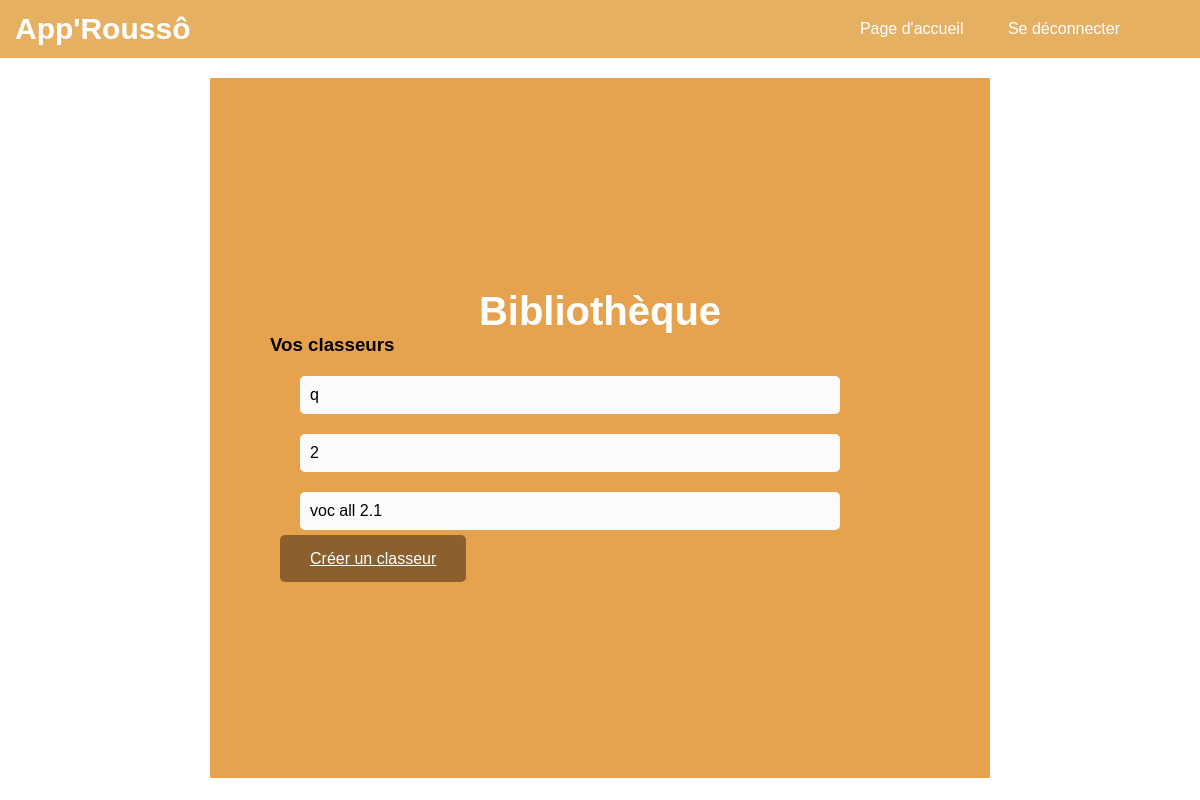
Before: /classeurs/ (signed in) with the older database file.
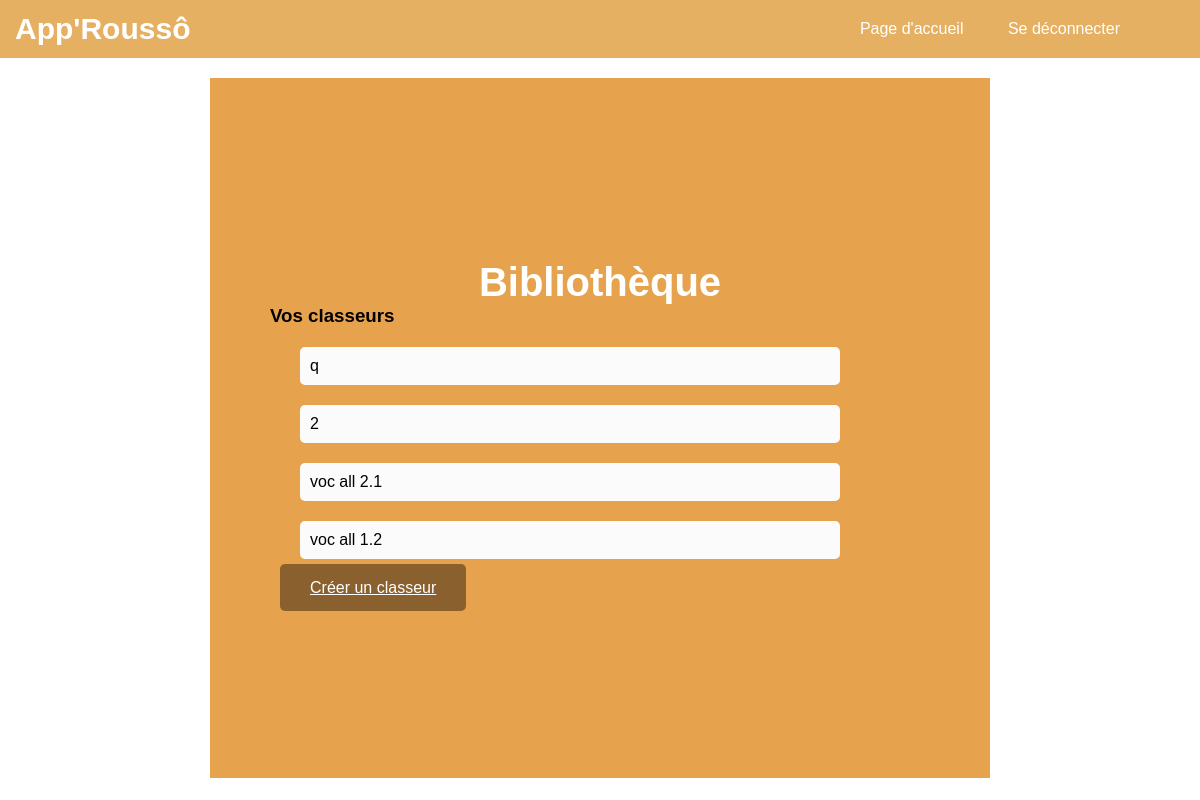
After: the same page with the newer database file.
### cards/models.py (models this page shows, shortened)
class Classeur(models.Model):
    name = models.CharField(max_length=200, null=False)
    user = models.ForeignKey(User, on_delete=models.CASCADE)  # Classeur is associated with a user

### cards/views.py (the view)
# urls.py: path('classeurs/', views.classeur_list, name='classeur_list'),
@login_required
def classeur_list(request):
    if not request.user.is_authenticated:
        return redirect('login')  # Redirect to the login page or handle it as needed
    classeurs = Classeur.objects.filter(user=request.user)
    return render(request, 'cards/classeur_list.html', {'classeurs': classeurs})

### cards/templates/cards/classeur_list.html (shortened to what this page needs)
<!DOCTYPE html>
<html lang="en">
{% load static %}
<head>
    <link rel="stylesheet" href="https://cdn.simplecss.org/simple.min.css">
    <link rel="stylesheet" href="{% static 'css/styles_classeur_liste.css' %}">
</head>
<body>
    <nav>
        <h1> App'Roussô </h1>
        <ul>
            <li><a href="{% url 'welcome' %}"> Page d'accueil</a></li>
            <li><a href="{% url 'logout' %}"> Se déconnecter</a></li>
        </ul>
    </nav>
    {% block content %}
    <div class="container">
        <div class ="box-classeur">
            <h1>Bibliothèque</h1>
            <h3>Vos classeurs</h3>
            {% if classeurs %}
                <ul>
                    {% for classeur in classeurs %}
                        <li><a href="{% url 'classeur_detail' classeur.pk %}">{{ classeur.name }}</a></li>
                    {% endfor %}
                </ul>
            {% endif %}
            <div class="buttons">
                <a href="{% url 'classeur_create' %}" class="button">Créer un classeur</a>
            </div>
        </div>
    </div>
    {% endblock %}
</body>
</html>

### static/css/styles_classeur_liste.css (style rules this page uses)
* { margin: 0; padding: 0; box-sizing: border-box; font-family: 'arial', sans-serif; }
body { width: 100%; height: 100%; display: flex; flex-direction: column; }
nav { width: 100%; display: flex; align-items: center; justify-content: space-between; padding: 10px 0; background: #e6b063; }
nav ul { list-style: none; width: 100%; text-align: right; padding-right: 60px; }
nav ul li { display: inline-block; margin: 10px 20px; }
nav ul li a { color: #ffffff; text-decoration: none; }
.container { width: 100vw; height: 90vh; box-sizing: border-box; display: flex; justify-content:center; padding-top: 20px; }
nav h1 { font-size: 30px; color: white; margin: 0; padding-left: 15px; }
.button { margin: 10px; padding: 15px 30px; font-size: 16px; cursor: pointer; border: none; border-radius: 5px; background-color: rgba(0,0,0,0.4); color: white; transition: background-color 0.3s; }
.box-register, .box-classeur { background: #e6a24d; width: 65%; height: 100%; justify-content: center; align-content: center; padding: 60px; }
div ul { list-style: none; width: 100%; text-align: left; padding-right: 60px; row-gap: 10px; }
div ul li { display: flex; margin: 20px 30px; }
div ul li a { color: black; text-decoration: none; background: #fbfbfb; border-radius: 5px; width: 100%; padding: 10px; }
h1 { font-size: 40px; color: white; align-content: center; text-align: center; }

Changed rows visible on the page:
added Classeur: name "voc all 1.2"
